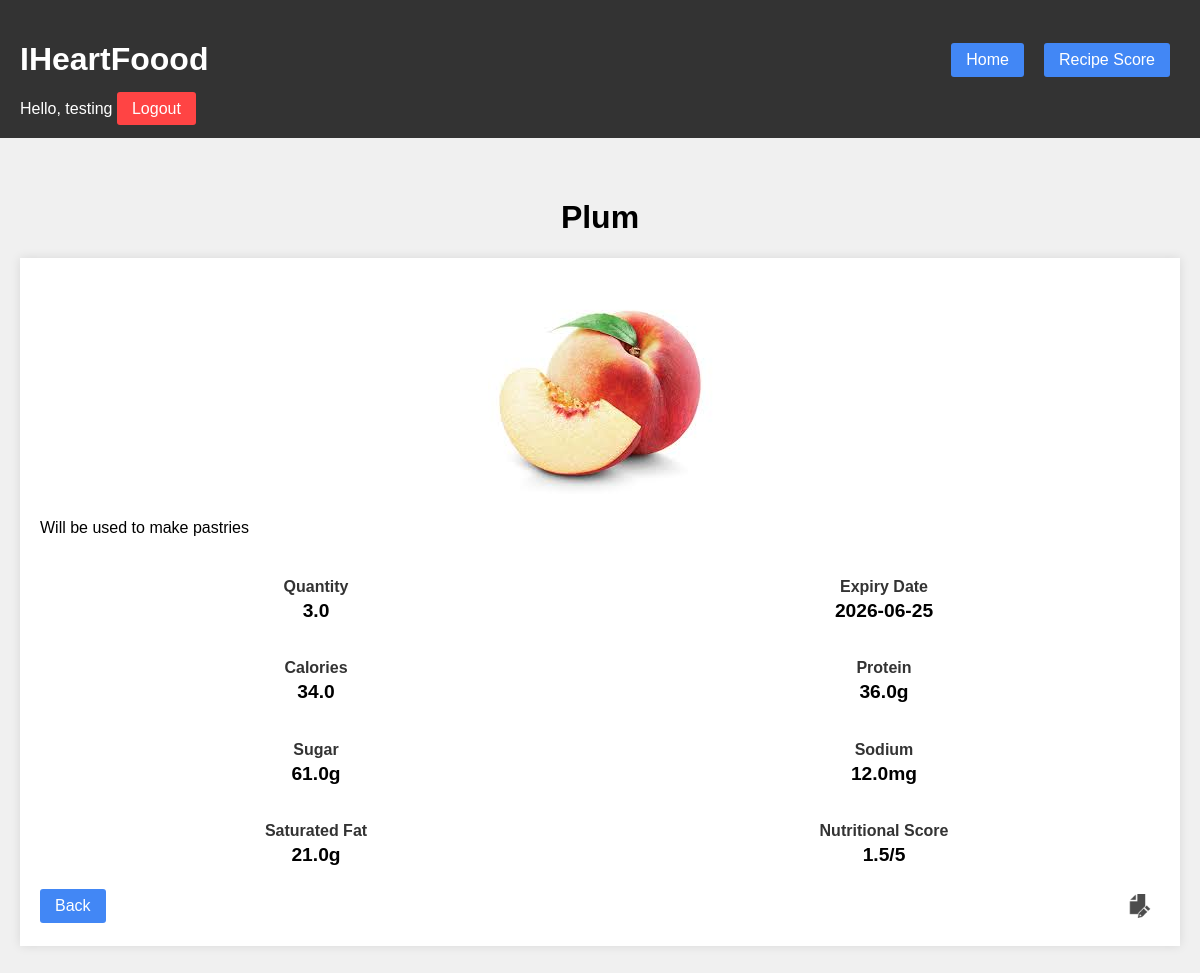
The page /entry/21 (signed in) on the database its author committed.
### tables this page shows
CREATE TABLE entries (
    id INTEGER PRIMARY KEY AUTOINCREMENT,
    user_id INTEGER NOT NULL,
    title TEXT NOT NULL,
    description TEXT,
    quantity REAL,
    unit TEXT,
    expiry_date TEXT,
    calories REAL,
    protein REAL,
    sugar REAL,
    sodium REAL,
    saturated_fat REAL,
    nutrition_score REAL,
    image_path TEXT NOT NULL,
    created_at TIMESTAMP DEFAULT CURRENT_TIMESTAMP,
    FOREIGN KEY (user_id) REFERENCES users(id)
);

### app.py (the view)
@app.route('/entry/<int:entry_id>')
def entry_detail(entry_id):
    if 'user_id' not in session:
        return redirect(url_for('login'))
    db = get_db()
    entry = db.execute(
        'SELECT * FROM entries WHERE id = ? AND user_id = ?',
        (entry_id, session['user_id'])
    ).fetchone()
    if entry:
        return render_template('details.html', entry=entry)
    else:
        flash("Ingredient entry not found!", "error")
        return redirect(url_for('index'))

### app.py (called while the page is built)
def get_db():
    db = sqlite3.connect('database/photo_journal.db')
    db.row_factory = sqlite3.Row
    return db

### templates/details.html (shortened to what this page needs)
{% extends "base.html" %}
{% block content %}
{% if session['user_id'] %}
<h1 class="centered">{{ entry.title }}</h1>
<div class="entry">
    <div id="display-{{ entry.id }}">
        <img src="{{ url_for('static', filename=entry.image_path) }}" alt="{{ entry.title }}">
        <p>{{ entry.description }}</p>
        <div class="stats-grid">
            <div class="stat-block">
                <h4>Quantity</h4>
                <p>{{ entry.quantity }}</p>
            </div>
            <div class="stat-block">
                <h4>Expiry Date</h4>
                <p>{{ entry.expiry_date }}</p>
            </div>
            <div class="stat-block">
                <h4>Calories</h4>
                <p>{{ entry.calories }}</p>
            </div>
            <div class="stat-block">
                <h4>Protein</h4>
                <p>{{ entry.protein }}g</p>
            </div>
            <div class="stat-block">
                <h4>Sugar</h4>
                <p>{{ entry.sugar }}g</p>
            </div>
            <div class="stat-block">
                <h4>Sodium</h4>
                <p>{{ entry.sodium }}mg</p>
            </div>
            <div class="stat-block">
                <h4>Saturated Fat</h4>
                <p>{{ entry.saturated_fat }}g</p>
            </div>
            <div class="stat-block">
                <h4>Nutritional Score</h4>
                <p>{{ entry.nutrition_score }}/5</p>
            </div>
        </div>
        <div class="entry-footer">
            <a href="{{ url_for('index') }}" class="nav-button">Back</a>
            <button class="icon-button" onclick="showEditForm('{{ entry.id }}')" title="Edit entry">
                <img src="{{ url_for('static', filename='icons/icon-edit-64x64.png') }}" alt="Edit" class="icon">
            </button>
        </div>
    </div>
</div>
{% endif %}
{% endblock %}

### static/css/style.css (style rules this page uses)
body { margin: 0; padding: 0; font-family: Arial; background-color: #f0f0f0; }
.nav-button { background-color: #4287f5; color: white; text-decoration: none; padding: 8px 15px; border-radius: 3px; margin-right: 10px; }
* { box-sizing: border-box; }
input, textarea, button { width: 100%; margin-bottom: 10px; padding: 5px; }
button { background-color: #4287f5; color: white; padding: 10px; border: none; margin-top: 10px; }
.entry { background-color: white; padding: 20px; margin-bottom: 20px; box-shadow: 0 0 10px rgba(0, 0, 0, 0.1); display: flex; flex-direction: column; justify-content: space-between; }
.entry img { max-width: 100%; max-height: 400px; object-fit: contain; display: block; margin: 0 auto; }
.entry-footer { display: flex; justify-content: space-between; align-items: center; margin-top: 10px; }
.icon-button { background: none; border: none; padding: 0; margin: 0; width: 40px; height: 40px; display: flex; align-items: center; justify-content: center; cursor: pointer; }
.icon { width: 24px; height: 24px; opacity: 0.7; }
.centered { text-align: center; }
.stats-grid { display: grid; grid-template-columns: repeat(2, 1fr); gap: 16px; margin: 20px 0; text-align: center; }
.stat-block h4 { margin-bottom: 4px; color: #333; }
.stat-block p { font-size: 1.2em; font-weight: bold; margin: 0; }

### rows shown on the page
entries: title "Plum", image_path (picture), description "Will be used to make pastries", quantity "3.0", expiry_date "2026-06-25", calories "34.0", protein "36.0", sugar "61.0", sodium "12.0", saturated_fat "21.0", nutrition_score "1.5"

### other values the page prints
{{ session.username }} "testing"
